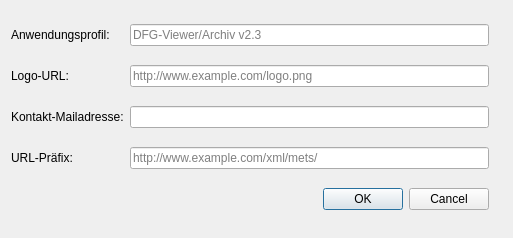
<?xml version="1.0" encoding="UTF-8"?>
<ui version="4.0">
 <class>metsSettingsDialog</class>
 <widget class="QDialog" name="metsSettingsDialog">
  <property name="geometry">
   <rect>
    <x>0</x>
    <y>0</y>
    <width>513</width>
    <height>238</height>
   </rect>
  </property>
  <property name="windowTitle">
   <string>Einstellungen zur METS/MODS-Generierung</string>
  </property>
  <property name="modal">
   <bool>true</bool>
  </property>
  <layout class="QGridLayout" name="gridLayout">
   <item row="1" column="1">
    <widget class="QLineEdit" name="lineEdit_mets_logo_url">
     <property name="placeholderText">
      <string>http://www.example.com/logo.png</string>
     </property>
    </widget>
   </item>
   <item row="0" column="1">
    <widget class="QLineEdit" name="lineEdit_mets_application_profile">
     <property name="placeholderText">
      <string>DFG-Viewer/Archiv v2.3</string>
     </property>
    </widget>
   </item>
   <item row="7" column="0" colspan="2">
    <widget class="QDialogButtonBox" name="buttonBox_mets_settings">
     <property name="orientation">
      <enum>Qt::Horizontal</enum>
     </property>
     <property name="standardButtons">
      <set>QDialogButtonBox::Cancel|QDialogButtonBox::Ok</set>
     </property>
    </widget>
   </item>
   <item row="6" column="0">
    <widget class="QLabel" name="label_5">
     <property name="text">
      <string>URL-Präfix:</string>
     </property>
     <property name="scaledContents">
      <bool>true</bool>
     </property>
     <property name="wordWrap">
      <bool>true</bool>
     </property>
    </widget>
   </item>
   <item row="0" column="2">
    <widget class="QLabel" name="label_9">
     <property name="maximumSize">
      <size>
       <width>25</width>
       <height>25</height>
      </size>
     </property>
     <property name="toolTip">
      <string>Bezeichnungs des Anwendungsprofils.</string>
     </property>
     <property name="text">
      <string/>
     </property>
     <property name="pixmap">
      <pixmap resource="resources/resources.qrc">:/mets-settings-dialog/info_icon.png</pixmap>
     </property>
     <property name="scaledContents">
      <bool>true</bool>
     </property>
    </widget>
   </item>
   <item row="6" column="2">
    <widget class="QLabel" name="label_8">
     <property name="maximumSize">
      <size>
       <width>25</width>
       <height>25</height>
      </size>
     </property>
     <property name="toolTip">
      <string>URL zum Ablageort der METS/MODS-Dateien. Die Dateien müssen durch den Datengeber auf einem Webserver mit stabiler Addressierung abgelegt werden, damit diese in den EAD-Dateien verlinkt werden können.</string>
     </property>
     <property name="text">
      <string/>
     </property>
     <property name="pixmap">
      <pixmap resource="resources/resources.qrc">:/mets-settings-dialog/info_icon.png</pixmap>
     </property>
     <property name="scaledContents">
      <bool>true</bool>
     </property>
    </widget>
   </item>
   <item row="1" column="0">
    <widget class="QLabel" name="label_3">
     <property name="text">
      <string>Logo-URL: </string>
     </property>
     <property name="scaledContents">
      <bool>true</bool>
     </property>
     <property name="wordWrap">
      <bool>true</bool>
     </property>
    </widget>
   </item>
   <item row="6" column="1">
    <widget class="QLineEdit" name="lineEdit_mets_url_prefix">
     <property name="placeholderText">
      <string>http://www.example.com/xml/mets/</string>
     </property>
    </widget>
   </item>
   <item row="0" column="0">
    <widget class="QLabel" name="label">
     <property name="text">
      <string>Anwendungsprofil:</string>
     </property>
     <property name="scaledContents">
      <bool>true</bool>
     </property>
     <property name="wordWrap">
      <bool>true</bool>
     </property>
    </widget>
   </item>
   <item row="3" column="0">
    <widget class="QLabel" name="label_7">
     <property name="text">
      <string>Kontakt-Mailadresse:</string>
     </property>
     <property name="scaledContents">
      <bool>true</bool>
     </property>
     <property name="wordWrap">
      <bool>true</bool>
     </property>
    </widget>
   </item>
   <item row="3" column="1">
    <widget class="QLineEdit" name="lineEdit_mets_mail_address"/>
   </item>
   <item row="3" column="2">
    <widget class="QLabel" name="label_4">
     <property name="maximumSize">
      <size>
       <width>25</width>
       <height>25</height>
      </size>
     </property>
     <property name="toolTip">
      <string>E-Mail-Adresse zur Kontaktaufnahme (im DFG-Viewer angezeigt).</string>
     </property>
     <property name="text">
      <string/>
     </property>
     <property name="pixmap">
      <pixmap resource="resources/resources.qrc">:/mets-settings-dialog/info_icon.png</pixmap>
     </property>
     <property name="scaledContents">
      <bool>true</bool>
     </property>
    </widget>
   </item>
   <item row="1" column="2">
    <widget class="QLabel" name="label_2">
     <property name="maximumSize">
      <size>
       <width>25</width>
       <height>25</height>
      </size>
     </property>
     <property name="toolTip">
      <string>URL zum Logo des Archivs.</string>
     </property>
     <property name="text">
      <string/>
     </property>
     <property name="pixmap">
      <pixmap resource="resources/resources.qrc">:/mets-settings-dialog/info_icon.png</pixmap>
     </property>
     <property name="scaledContents">
      <bool>true</bool>
     </property>
    </widget>
   </item>
  </layout>
 </widget>
 <tabstops>
  <tabstop>lineEdit_mets_application_profile</tabstop>
  <tabstop>lineEdit_mets_logo_url</tabstop>
  <tabstop>lineEdit_mets_mail_address</tabstop>
  <tabstop>lineEdit_mets_url_prefix</tabstop>
 </tabstops>
 <resources>
  <include location="resources/resources.qrc"/>
 </resources>
 <connections>
  <connection>
   <sender>buttonBox_mets_settings</sender>
   <signal>accepted()</signal>
   <receiver>metsSettingsDialog</receiver>
   <slot>accept()</slot>
   <hints>
    <hint type="sourcelabel">
     <x>248</x>
     <y>254</y>
    </hint>
    <hint type="destinationlabel">
     <x>157</x>
     <y>274</y>
    </hint>
   </hints>
  </connection>
  <connection>
   <sender>buttonBox_mets_settings</sender>
   <signal>rejected()</signal>
   <receiver>metsSettingsDialog</receiver>
   <slot>reject()</slot>
   <hints>
    <hint type="sourcelabel">
     <x>316</x>
     <y>260</y>
    </hint>
    <hint type="destinationlabel">
     <x>286</x>
     <y>274</y>
    </hint>
   </hints>
  </connection>
 </connections>
</ui>
